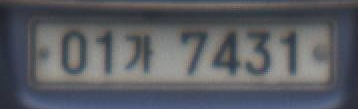
#> input picture bunhobono/fast-api/runtime/crops/01가7431_plate.jpg, 358 x 109 px
$ python plate_preprocess_standard_v2.py 'runtime/crops/01가7431_plate.jpg'   (older library calls are emulated)
#> lines starting #> are read from the running program, lines starting #| are printed output that depends on the picture; after the words box and inside, x2 and y2 are one past the last pixel; in counts of white or black regions, pixels touching at a corner belong together
# plate_preprocess_standard_v2.py

from pathlib import Path
import hashlib
import tempfile

import cv2
import numpy as np


def imread_unicode(path):
    path = str(path)
    data = np.fromfile(path, dtype=np.uint8)
    if data.size == 0:
        return None
    return cv2.imdecode(data, cv2.IMREAD_COLOR)


def imwrite_unicode(path, image):
    path = str(path)
    Path(path).parent.mkdir(parents=True, exist_ok=True)
    ext = Path(path).suffix or ".jpg"
    ok, buf = cv2.imencode(ext, image)
    if not ok:
        return False
    buf.tofile(path)
    return True


def clean_gray(image):
    if image is None:
        raise ValueError("image is None")
    if len(image.shape) == 2:
        return image
    return cv2.cvtColor(image, cv2.COLOR_BGR2GRAY)


def resize_height(image, target_h=96):
    h, w = image.shape[:2]
    if h <= 0 or w <= 0:
        return image
    ratio = target_h / h
    target_w = max(32, int(w * ratio))
    return cv2.resize(image, (target_w, target_h), interpolation=cv2.INTER_CUBIC)


def inner_crop(image, percent=3):
    h, w = image.shape[:2]
    px = int(w * percent / 100)
    py = int(h * percent / 100)
    if px <= 0 and py <= 0:
        return image
    return image[py:h - py, px:w - px]


def normalize_uint8(gray):
    lo, hi = np.percentile(gray, [2, 98])
    if hi - lo < 5:
        return gray.copy()
    out = (gray.astype(np.float32) - lo) * 255.0 / (hi - lo)
    return np.clip(out, 0, 255).astype(np.uint8)


def estimate_text_mask(gray):
    blur = cv2.GaussianBlur(gray, (3, 3), 0)
    try:
        _, otsu = cv2.threshold(
            blur, 0, 255, cv2.THRESH_BINARY + cv2.THRESH_OTSU
        )
    except Exception:
        otsu = cv2.threshold(blur, 127, 255, cv2.THRESH_BINARY)[1]

    dark_mask = otsu == 0
    light_mask = otsu == 255

    dark_ratio = float(np.mean(dark_mask))
    light_ratio = float(np.mean(light_mask))

    # Korean plates usually have dark text on brighter background.
    # If Otsu chooses too much as text, fallback to percentile-based dark pixels.
    if 0.08 <= dark_ratio <= 0.45:
        mask = dark_mask
    elif 0.08 <= light_ratio <= 0.45 and np.mean(gray[light_mask]) < np.mean(gray[dark_mask]):
        mask = light_mask
    else:
        threshold = np.percentile(gray, 32)
        mask = gray <= threshold

    return mask.astype(np.uint8) * 255


def component_count(mask):
    num, labels, stats, _ = cv2.connectedComponentsWithStats(mask, 8)
    count = 0
    h, w = mask.shape[:2]
    area_total = h * w

    for i in range(1, num):
        x, y, bw, bh, area = stats[i]
        if area < area_total * 0.002:
            continue
        if area > area_total * 0.25:
            continue
        if bh < h * 0.15:
            continue
        count += 1

    return count


def analyze_crop(image):
    gray = clean_gray(image)
    gray96 = resize_height(gray, 96)

    mean = float(np.mean(gray96))
    std = float(np.std(gray96))
    blur_score = float(cv2.Laplacian(gray96, cv2.CV_64F).var())

    p10, p50, p90 = np.percentile(gray96, [10, 50, 90])
    contrast_gap = float(p90 - p10)

    highlight_ratio = float(np.mean(gray96 > 225))
    shadow_ratio = float(np.mean(gray96 < 40))

    mask = estimate_text_mask(gray96)
    text_ratio = float(np.mean(mask > 0))
    comp_count = int(component_count(mask))

    bg_pixels = gray96[mask == 0]
    text_pixels = gray96[mask > 0]

    bg_mean = float(np.mean(bg_pixels)) if bg_pixels.size else mean
    text_mean = float(np.mean(text_pixels)) if text_pixels.size else mean
    bg_std = float(np.std(bg_pixels)) if bg_pixels.size else std

    tags = []

    if mean < 65:
        tags.append("dark")
    if mean > 160:
        tags.append("bright")
    if std < 22:
        tags.append("flat_low_std")
    if contrast_gap < 55:
        tags.append("low_contrast")
    if blur_score < 35:
        tags.append("very_blurry")
    elif blur_score < 90:
        tags.append("blurry")
    if highlight_ratio > 0.035:
        tags.append("glare")
    if shadow_ratio > 0.25:
        tags.append("shadow")
    if bg_std > 18:
        tags.append("uneven_background")
    if text_ratio < 0.10:
        tags.append("text_missing")
    if text_ratio > 0.42:
        tags.append("noise_heavy")
    if not tags:
        tags.append("normal")

    return {
        "mean": mean,
        "std": std,
        "blur_score": blur_score,
        "contrast_gap": contrast_gap,
        "highlight_ratio": highlight_ratio,
        "shadow_ratio": shadow_ratio,
        "text_ratio": text_ratio,
        "component_count": comp_count,
        "bg_mean": bg_mean,
        "text_mean": text_mean,
        "bg_std": bg_std,
        "tags": tags,
    }


def gray_candidate(image, height=96):
    gray = clean_gray(image)
    gray = resize_height(gray, height)
    return cv2.cvtColor(gray, cv2.COLOR_GRAY2BGR)


def standard_soft(image, height=96):
    gray = clean_gray(image)
    gray = inner_crop(gray, 2)
    gray = resize_height(gray, height)
    gray = normalize_uint8(gray)

    clahe = cv2.createCLAHE(clipLimit=1.8, tileGridSize=(8, 8))
    gray = clahe.apply(gray)

    blur = cv2.GaussianBlur(gray, (0, 0), 1.0)
    sharp = cv2.addWeighted(gray, 1.35, blur, -0.35, 0)

    return cv2.cvtColor(sharp, cv2.COLOR_GRAY2BGR)


def illumination_normalize(image, height=96, kernel=45):
    gray = clean_gray(image)
    gray = inner_crop(gray, 2)
    gray = resize_height(gray, height)

    if kernel % 2 == 0:
        kernel += 1

    bg = cv2.GaussianBlur(gray, (kernel, kernel), 0)
    norm = cv2.divide(gray, bg, scale=137)
    norm = normalize_uint8(norm)

    clahe = cv2.createCLAHE(clipLimit=1.6, tileGridSize=(8, 8))
    norm = clahe.apply(norm)

    return cv2.cvtColor(norm, cv2.COLOR_GRAY2BGR)


def local_binary_standard(image, height=96, block=31, c=7):
    gray = clean_gray(image)
    gray = inner_crop(gray, 2)
    gray = resize_height(gray, height)

    gray = cv2.medianBlur(gray, 3)
    gray = illumination_normalize(gray, height=height, kernel=45)
    gray = clean_gray(gray)

    if block % 2 == 0:
        block += 1

    bin_img = cv2.adaptiveThreshold(
        gray,
        255,
        cv2.ADAPTIVE_THRESH_GAUSSIAN_C,
        cv2.THRESH_BINARY,
        block,
        c,
    )

    # black text on white background
    if np.mean(bin_img) < 127:
        bin_img = 255 - bin_img

    kernel = cv2.getStructuringElement(cv2.MORPH_RECT, (2, 2))
    bin_img = cv2.morphologyEx(bin_img, cv2.MORPH_OPEN, kernel, iterations=1)

    return cv2.cvtColor(bin_img, cv2.COLOR_GRAY2BGR)


def shadow_standard(image, height=112):
    gray = clean_gray(image)
    gray = inner_crop(gray, 2)
    gray = resize_height(gray, height)

    bg = cv2.GaussianBlur(gray, (61, 61), 0)
    corrected = cv2.divide(gray, bg, scale=150)
    corrected = normalize_uint8(corrected)

    clahe = cv2.createCLAHE(clipLimit=2.2, tileGridSize=(8, 8))
    corrected = clahe.apply(corrected)

    return cv2.cvtColor(corrected, cv2.COLOR_GRAY2BGR)


def glare_standard(image, height=96):
    gray = clean_gray(image)
    gray = inner_crop(gray, 2)
    gray = resize_height(gray, height)

    clipped = gray.copy()
    high = clipped > 220
    if np.any(high):
        median = np.median(clipped[~high]) if np.any(~high) else 180
        clipped[high] = median

    clipped = normalize_uint8(clipped)
    clipped = cv2.bilateralFilter(clipped, 5, 45, 45)

    return cv2.cvtColor(clipped, cv2.COLOR_GRAY2BGR)


def validate_candidate(image):
    gray = clean_gray(image)
    mask = estimate_text_mask(gray)

    text_ratio = float(np.mean(mask > 0))
    comp = component_count(mask)
    mean = float(np.mean(gray))
    std = float(np.std(gray))

    if text_ratio < 0.045:
        return False
    if text_ratio > 0.55:
        return False
    if std < 8:
        return False
    if comp < 1:
        return False
    if mean < 10 or mean > 248:
        return False

    return True


def add_candidate(candidates, mode, image, strict=True):
    if image is None:
        return
    if strict and not validate_candidate(image):
        return

    candidates.append({
        "mode": mode,
        "image": image,
    })


def make_candidates(image_path, output_dir=None, prefix=None):
    image = imread_unicode(image_path)
#> in imread_unicode, returned value is the input picture: shape (109, 358, 3); mean B, G, R 98.9, 92.8, 90.5
    if image is None:
        raise RuntimeError(f"이미지를 읽을 수 없습니다: {image_path}")

    metrics = analyze_crop(image)
#> in analyze_crop, `mean = float(np.mean(gray96))`: mean = 92.84
#> in analyze_crop, `std = float(np.std(gray96))`: std = 29.08
#> in analyze_crop, `blur_score = float(cv2.Laplacian(gray96, cv2.CV_64F).var())`: blur_score = 37.23
#> in analyze_crop, `p10, p50, p90 = np.percentile(gray96, [10, 50, 90])`: p10 = 57; p50 = 87; p90 = 139
#> in analyze_crop, `contrast_gap = float(p90 - p10)`: contrast_gap = 82
#> in analyze_crop, `highlight_ratio = float(np.mean(gray96 > 225))`: highlight_ratio = 0
#> in analyze_crop, `shadow_ratio = float(np.mean(gray96 < 40))`: shadow_ratio = 0.00205
#> in estimate_text_mask, `_, otsu = cv2.threshold( blur, 0, 255, cv2.THRESH_BINARY + cv2.THRESH_..`:
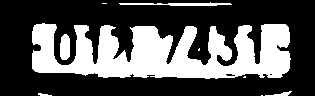
#> otsu: shape (96, 315); 33.3% white; 9 white regions (4 under 20 px), largest, box (x1, y1, x2, y2) and area: (32, 23, 291, 79) 9475, (119, 2, 232, 6) 263, (60, 34, 70, 60) 228, (265, 91, 292, 96) 58, (38, 93, 52, 96) 26
#> in estimate_text_mask, `dark_ratio = float(np.mean(dark_mask))`: dark_ratio = 0.667
#> in estimate_text_mask, `light_ratio = float(np.mean(light_mask))`: light_ratio = 0.333
#> in estimate_text_mask, `threshold = np.percentile(gray, 32)`: threshold = 76
#> in estimate_text_mask, `mask = gray <= threshold`: mask: shape (96, 315) bool; 33.7% white; 35 white regions (19 under 20 px), largest, box (x1, y1, x2, y2) and area: (0, 0, 315, 96) 8517, (190, 28, 209, 62) 289, (128, 80, 194, 88) 245
#> in analyze_crop, `text_ratio = float(np.mean(mask > 0))`: text_ratio = 0.337
#> in component_count, `num, labels, stats, _ = cv2.connectedComponentsWithStats(mask, 8)`: labels: shape (96, 315) int32; 36 distinct labels, from 0 to 35
#> in component_count, `num, labels, stats, _ = cv2.connectedComponentsWithStats(mask, 8)`: num = 36; stats = 36 rows, first 6: [12, 0, 303, 96, 20049], [0, 0, 315, 96, 8517], [71, 0, 21, 1, 21], [127, 0, 7, 1, 7], [141, 0, 3, 1, 3], [148, 0, 28, 1, 28]
#> the loop in component_count, `for i in range(1, num):` made 35 passes
#> (x, y, bw, bh, area) on passes 1, 2, 5, 9, 10, 11, 12, 13, 14, 15, 16, 17: (0, 0, 315, 96, 8517), (71, 0, 21, 1, 21), (148, 0, 28, 1, 28), (229, 0, 24, 1, 24), (255, 0, 25, 1, 25), (55, 27, 20, 31, 183), (89, 28, 9, 24, 96), (160, 28, 22, 17, 142), (190, 28, 19, 34, 289), (220, 29, 16, 30, 140), (251, 29, 9, 31, 127), (117, 32, 7, 18, 64)
#> after the loop in component_count, `for i in range(1, num):`: count = 8
#> in analyze_crop, `text_pixels = gray96[mask > 0]`: text_pixels = 10191 values, max 76 at index 11, min 34 at index 739, mean 63.29
#> in analyze_crop, `bg_mean = float(np.mean(bg_pixels)) if bg_pixels.size else mean`: bg_mean = 107.9
#> in analyze_crop, `text_mean = float(np.mean(text_pixels)) if text_pixels.size else mean`: text_mean = 63.29
#> in analyze_crop, `bg_std = float(np.std(bg_pixels)) if bg_pixels.size else std`: bg_std = 23.66
#> metrics = 12 items
    tags = set(metrics["tags"])
#> tags = 2 items

    candidates = []

    # Always keep raw and gray. These are the safest candidates.
    add_candidate(candidates, "raw", image.copy(), strict=False)
    add_candidate(candidates, "gray_h96", gray_candidate(image, 96), strict=False)
    add_candidate(candidates, "gray_h112", gray_candidate(image, 112), strict=False)

    # Soft standard candidates. These should not destroy the original structure.
    add_candidate(candidates, "standard_soft_h96", standard_soft(image, 96))
#> in inner_crop, `return image[py:h - py, px:w - px]`:
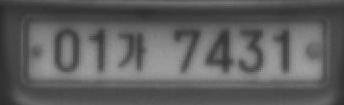
#> returned value: shape (105, 344); min 41, max 162, mean 94.9
#> in normalize_uint8, `lo, hi = np.percentile(gray, [2, 98])`: lo = 52; hi = 152
#> in estimate_text_mask (call 2), `_, otsu = cv2.threshold( blur, 0, 255, cv2.THRESH_BINARY + cv2.THRESH_..`: otsu: shape (96, 314); 40.1% white; 18 white regions (12 under 20 px), largest, box (x1, y1, x2, y2) and area: (26, 21, 295, 80) 10612, (39, 0, 258, 5) 840, (56, 34, 66, 60) 230, (17, 87, 70, 96) 170, (260, 88, 302, 96) 157, (283, 0, 303, 2) 38
#> in estimate_text_mask (call 2), `mask = gray <= threshold`: mask: shape (96, 314) bool; 32.3% white; 30 white regions (19 under 20 px), largest, box (x1, y1, x2, y2) and area: (0, 0, 314, 96) 7581, (197, 81, 285, 89) 402, (189, 28, 211, 65) 382
#> in validate_candidate, `text_ratio = float(np.mean(mask > 0))`: text_ratio = 0.323
#> in component_count (call 2), `num, labels, stats, _ = cv2.connectedComponentsWithStats(mask, 8)`:
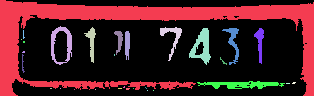
#> labels: shape (96, 314) int32; 31 distinct labels, from 0 to 30; one colour per label, 0 black
#> in component_count (call 2), `num, labels, stats, _ = cv2.connectedComponentsWithStats(mask, 8)`: num = 31; stats = 31 rows, first 6: [6, 0, 308, 96, 20396], [0, 0, 314, 96, 7581], [51, 26, 21, 39, 324], [84, 27, 12, 36, 166], [160, 27, 22, 34, 207], [189, 28, 22, 37, 382]
#> the loop in component_count (call 2), `for i in range(1, num):` made 30 passes
#> (x, y, bw, bh, area) on passes 1, 2, 3, 4, 5, 6, 7, 9, 10, 14, 17: (0, 0, 314, 96, 7581), (51, 26, 21, 39, 324), (84, 27, 12, 36, 166), (160, 27, 22, 34, 207), (189, 28, 22, 37, 382), (222, 28, 17, 37, 201), (254, 28, 10, 36, 164), (114, 31, 9, 24, 104), (125, 31, 5, 29, 122), (22, 54, 3, 19, 25), (197, 81, 88, 8, 402)
#> after the loop in component_count (call 2), `for i in range(1, num):`: count = 8
#> in validate_candidate, `mean = float(np.mean(gray))`: mean = 117.2
#> in validate_candidate, `std = float(np.std(gray))`: std = 72.21
    add_candidate(candidates, "standard_soft_h112", standard_soft(image, 112))
#> in estimate_text_mask (call 3), `_, otsu = cv2.threshold( blur, 0, 255, cv2.THRESH_BINARY + cv2.THRESH_..`: otsu: shape (112, 366); 38.8% white; 19 white regions (13 under 20 px), largest, box (x1, y1, x2, y2) and area: (31, 25, 344, 93) 14127, (98, 0, 300, 6) 980, (65, 38, 77, 70) 334, (308, 103, 352, 112) 169, (20, 102, 58, 112) 162, (50, 0, 74, 2) 34
#> in estimate_text_mask (call 3), `dark_ratio = float(np.mean(dark_mask))`: dark_ratio = 0.612
#> in estimate_text_mask (call 3), `light_ratio = float(np.mean(light_mask))`: light_ratio = 0.388
#> in estimate_text_mask (call 3), `threshold = np.percentile(gray, 32)`: threshold = 66
#> in estimate_text_mask (call 3), `mask = gray <= threshold`:
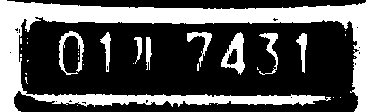
#> mask: shape (112, 366) bool; 32.5% white; 32 white regions (23 under 20 px), largest, box (x1, y1, x2, y2) and area: (0, 0, 366, 112) 11316, (221, 32, 245, 75) 476, (59, 31, 84, 75) 364
#> in component_count (call 3), `num, labels, stats, _ = cv2.connectedComponentsWithStats(mask, 8)`:
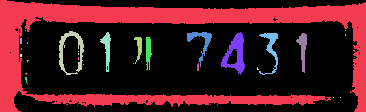
#> labels: shape (112, 366) int32; 33 distinct labels, from 0 to 32; one colour per label, 0 black
#> in component_count (call 3), `num, labels, stats, _ = cv2.connectedComponentsWithStats(mask, 8)`: num = 33; stats = 33 rows, first 6: [7, 0, 359, 112, 27657], [0, 0, 366, 112, 11316], [25, 30, 1, 1, 1], [59, 31, 25, 44, 364], [345, 30, 1, 1, 1], [100, 32, 11, 40, 187]
#> the loop in component_count (call 3), `for i in range(1, num):` made 32 passes
#> (x, y, bw, bh, area) on passes 1, 3, 5, 6, 7, 8, 9, 11, 12: (0, 0, 366, 112, 11316), (59, 31, 25, 44, 364), (100, 32, 11, 40, 187), (187, 32, 25, 35, 234), (221, 32, 24, 43, 476), (259, 33, 19, 42, 243), (296, 33, 11, 40, 199), (134, 37, 8, 27, 103), (146, 37, 6, 33, 138)
#> after the loop in component_count (call 3), `for i in range(1, num):`: count = 8

    # State-based candidates.
    if {"dark", "shadow", "uneven_background", "flat_low_std"} & tags:
        add_candidate(candidates, "illum_norm_h96", illumination_normalize(image, 96, 45))
#> in illumination_normalize, `norm = cv2.divide(gray, bg, scale=137)`:
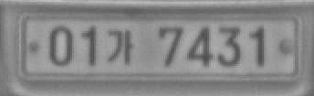
#> norm: shape (96, 314); min 78, max 193, mean 135.8
#> in illumination_normalize, `norm = clahe.apply(norm)`:
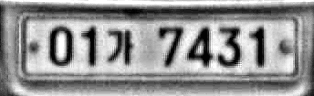
#> norm: shape (96, 314); min 1, max 255, mean 147.7
#> in component_count (call 4), `num, labels, stats, _ = cv2.connectedComponentsWithStats(mask, 8)`: num = 15; stats = 15 rows, first 6: [0, 0, 314, 96, 16594], [0, 3, 314, 93, 9492], [49, 26, 25, 40, 622], [81, 26, 16, 40, 354], [158, 26, 26, 41, 478], [187, 27, 26, 40, 575]
        add_candidate(candidates, "illum_norm_h112", illumination_normalize(image, 112, 55))
#> in component_count (call 5), `num, labels, stats, _ = cv2.connectedComponentsWithStats(mask, 8)`: num = 60; stats = 60 rows, first 6: [0, 0, 366, 112, 27774], [0, 5, 21, 107, 721], [12, 6, 354, 38, 4580], [20, 19, 2, 3, 6], [25, 19, 17, 70, 353], [353, 21, 1, 1, 1]
        add_candidate(candidates, "shadow_standard_h112", shadow_standard(image, 112))

    if {"glare", "bright"} & tags:
        add_candidate(candidates, "glare_standard_h96", glare_standard(image, 96))
        add_candidate(candidates, "glare_standard_h112", glare_standard(image, 112))

    if {"low_contrast", "flat_low_std", "very_blurry", "blurry"} & tags:
        add_candidate(candidates, "local_binary_h96", local_binary_standard(image, 96, 31, 7))
        add_candidate(candidates, "local_binary_h112", local_binary_standard(image, 112, 35, 7))

    # If image is very hard, add one stronger but still validated candidate.
    if len(tags - {"normal"}) >= 3:
        add_candidate(candidates, "hard_local_binary_h128", local_binary_standard(image, 128, 41, 8))

    if output_dir is not None:
        output_dir = Path(output_dir)
        output_dir.mkdir(parents=True, exist_ok=True)

        if prefix is None:
            stem = Path(image_path).stem
            digest = hashlib.md5(str(image_path).encode("utf-8")).hexdigest()[:8]
            prefix = f"{stem}_{digest}"

        saved = []
        for i, cand in enumerate(candidates):
            out_path = output_dir / f"{prefix}_{i:02d}_{cand['mode']}.jpg"
            imwrite_unicode(out_path, cand["image"])
            saved.append({
                "mode": cand["mode"],
                "path": str(out_path),
                "metrics": metrics,
            })
#> this loop made 10 passes
        return saved

    return {
        "metrics": metrics,
        "candidates": candidates,
    }


if __name__ == "__main__":
    import argparse

    parser = argparse.ArgumentParser()
    parser.add_argument("image", help="crop image path")
    parser.add_argument("--out", default=None, help="output dir")
    args = parser.parse_args()

    out_dir = args.out
    if out_dir is None:
        out_dir = Path(tempfile.gettempdir()) / "plate_preprocess_standard_v2"

    result = make_candidates(args.image, output_dir=out_dir)

    print("candidate count:", len(result))
#| candidate count: 10
    for item in result:
        print(item["mode"], item["path"])

$ run again, on bunhobono/fast-api/runtime/crops/02두5589_plate.jpg
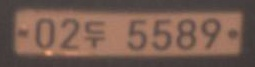
#> input picture bunhobono/fast-api/runtime/crops/02두5589_plate.jpg, 255 x 67 px
#> in imread_unicode, returned value is the input picture: shape (67, 255, 3); mean B, G, R 81.2, 92.4, 118.4
#> in analyze_crop, `mean = float(np.mean(gray96))`: mean = 98.87
#> in analyze_crop, `std = float(np.std(gray96))`: std = 27.24
#> blur_score = 7.42
#> p10 = 64; p50 = 100; p90 = 133
#> contrast_gap = 69
#> highlight_ratio = 0
#> in estimate_text_mask, `_, otsu = cv2.threshold( blur, 0, 255, cv2.THRESH_BINARY + cv2.THRESH_..`:
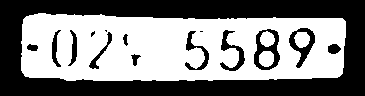
#> otsu: shape (96, 365); 51.3% white; 15 black regions (3 under 20 px), largest, box (x1, y1, x2, y2) and area: (0, 0, 365, 96) 14854, (254, 29, 280, 70) 486, (289, 28, 315, 68) 392
#> dark_ratio = 0.487
#> light_ratio = 0.513
#> threshold = 74
#> mask: shape (96, 365) bool; 32.3% white; 1 white region, box (x1, y1, x2, y2) and area: (0, 0, 365, 96) 11310
#> in analyze_crop, `text_ratio = float(np.mean(mask > 0))`: text_ratio = 0.323
#> num = 2; stats = [[16, 8, 334, 77, 23730], [0, 0, 365, 96, 11310]]
#> the loop in component_count, `for i in range(1, num):` made 1 pass
#> after the loop in component_count, `for i in range(1, num):`: count = 0
#> text_pixels = 11310 values, max 74 at index 2020, min 57 at index 7294, mean 66.51
#> bg_mean = 114.3
#> text_mean = 66.51
#> bg_std = 18.78
#> metrics = 12 items
#> tags = 2 items
#> lo = 62; hi = 138
#> otsu: shape (96, 361); 53.5% white; 15 black regions (2 under 20 px), largest, box (x1, y1, x2, y2) and area: (0, 0, 361, 96) 13208, (254, 28, 281, 71) 587, (289, 27, 317, 69) 489
#> mask: shape (96, 361) bool; 32.2% white; 30 white regions (23 under 20 px), largest, box (x1, y1, x2, y2) and area: (0, 0, 361, 96) 10881, (303, 47, 311, 55) 36, (291, 32, 297, 46) 35
#> in validate_candidate, `text_ratio = float(np.mean(mask > 0))`: text_ratio = 0.322
#> labels: shape (96, 361) int32; 31 distinct labels, from 0 to 30
#> num = 31; stats = 31 rows, first 6: [11, 8, 342, 77, 23503], [0, 0, 361, 96, 10881], [143, 13, 4, 1, 4], [224, 31, 2, 2, 2], [260, 32, 1, 1, 1], [276, 32, 1, 1, 1]
#> the loop in component_count (call 2), `for i in range(1, num):` made 30 passes
#> (x, y, bw, bh, area) on passes 1, 6, 7, 10, 12, 13, 16: (0, 0, 361, 96, 10881), (291, 32, 6, 14, 35), (312, 32, 4, 11, 23), (258, 41, 5, 11, 28), (222, 44, 6, 5, 22), (271, 44, 8, 14, 35), (303, 47, 8, 8, 36)
#> comp = 0
#> in validate_candidate, `mean = float(np.mean(gray))`: mean = 135.8
#> in validate_candidate, `std = float(np.std(gray))`: std = 88.32
#> out: shape (112, 422) float32
#> gray: shape (112, 422)
#> sharp: shape (112, 422)
#> otsu: shape (112, 422); 50.9% white; 11 black regions, largest, box (x1, y1, x2, y2) and area: (0, 0, 422, 112) 18188, (296, 32, 329, 84) 944, (338, 31, 371, 82) 722
#> mask: shape (112, 422) bool; 32.2% white; 39 white regions (30 under 20 px), largest, box (x1, y1, x2, y2) and area: (0, 0, 422, 112) 14715, (317, 54, 326, 70) 51, (354, 56, 363, 64) 47
#> labels: shape (112, 422) int32; 40 distinct labels, from 0 to 39
#> num = 40; stats = 40 rows, first 6: [13, 9, 398, 90, 32063], [0, 0, 422, 112, 14715], [48, 10, 12, 2, 13], [261, 36, 3, 8, 15], [303, 37, 2, 2, 3], [323, 38, 1, 2, 2]
#> lo = 109; hi = 161
#> out: shape (96, 361) float32
#> in normalize_uint8 (call 3), `return np.clip(out, 0, 255).astype(np.uint8)`:
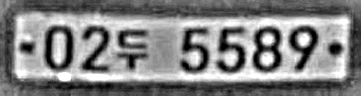
#> returned value: shape (96, 361); min 0, max 255, mean 129.3
#> num = 28; stats = 28 rows, first 6: [0, 0, 361, 96, 23276], [15, 0, 335, 17, 2902], [72, 0, 3, 3, 5], [104, 0, 2, 3, 5], [283, 0, 10, 3, 17], [113, 2, 1, 1, 1]
#> num = 27; stats = 27 rows, first 6: [0, 0, 422, 112, 32030], [27, 0, 382, 20, 3569], [208, 7, 2, 1, 2], [260, 6, 2, 1, 2], [19, 8, 1, 1, 1], [0, 11, 18, 86, 881]
#> the loop in make_candidates, `for i, cand in enumerate(candidates):` made 8 passes
#| candidate count: 8
#> the loop `for item in result:` made 8 passes
#> (printed output is left out)
